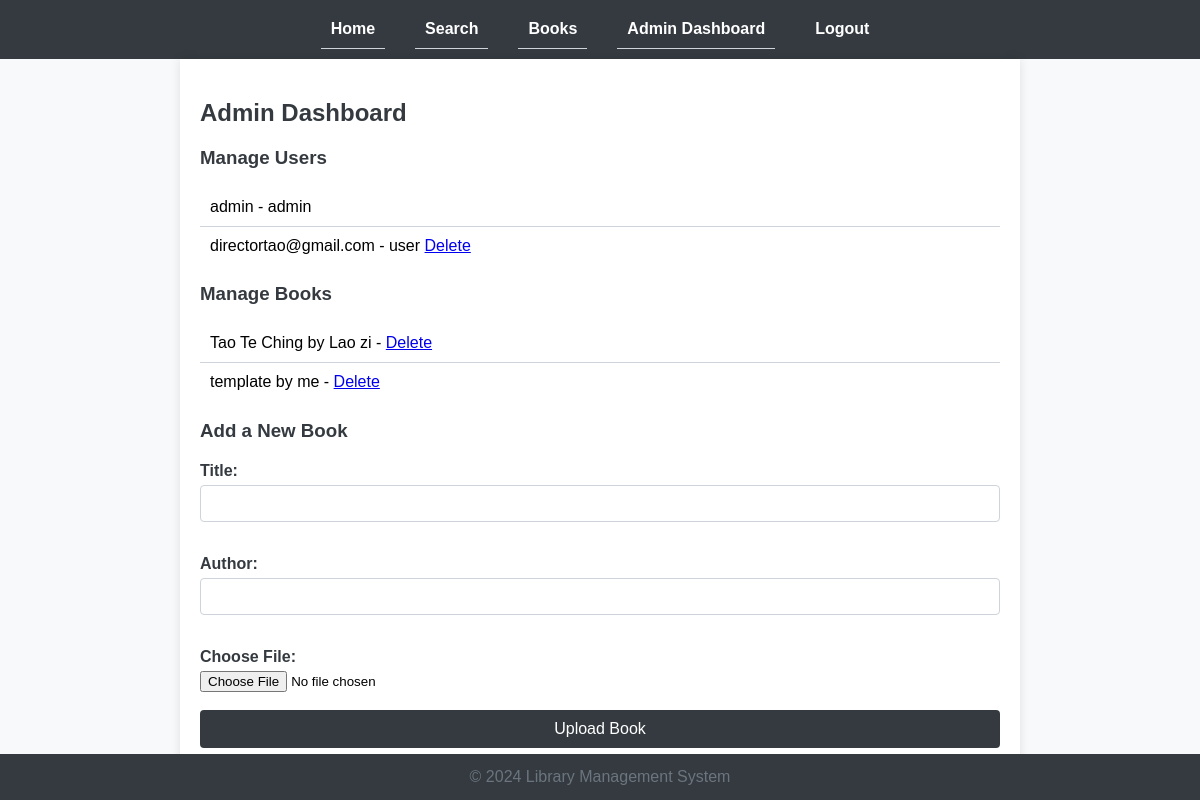
The page /admin (signed in) on the database its author committed.
### app/models.py (models this page shows)
class User(db.Model):
    id = db.Column(db.Integer, primary_key=True)
    username = db.Column(db.String(150), unique=True, nullable=False)
    password = db.Column(db.String(150), nullable=False)
    role = db.Column(db.String(50), nullable=False, default='user')
    reset_token = db.Column(db.String(32), nullable=True)

class Book(db.Model):
    id = db.Column(db.Integer, primary_key=True)
    title = db.Column(db.String(150), nullable=False)
    author = db.Column(db.String(150), nullable=False)
    file_path = db.Column(db.String(150), nullable=False)

### app/routes.py (the view)
@main.route('/admin')
@login_required
@admin_required
def admin_dashboard():
    users = User.query.all()
    books = Book.query.all()
    return render_template('admin/admin_dashboard.html', users=users, books=books)

### app/templates/admin/admin_dashboard.html (shortened to what this page needs)
{% extends "base.html" %}
{% block content %}
    <h2>Admin Dashboard</h2>
    <h3>Manage Users</h3>
    <ul>
        {% for user in users %}
            <li>{{ user.username }} - {{ user.role }}
                {% if user.role != 'admin' %}
                    <a href="{{ url_for('main.delete_user', user_id=user.id) }}">Delete</a>
                {% endif %}
            </li>
        {% endfor %}
    </ul>
    <h3>Manage Books</h3>
    <ul>
        {% for book in books %}
            <li>{{ book.title }} by {{ book.author }} -
                <a href="{{ url_for('main.delete_book', book_id=book.id) }}">Delete</a>
            </li>
        {% endfor %}
    </ul>
    <h3>Add a New Book</h3>
    <form method="post" action="{{ url_for('main.upload_book') }}" enctype="multipart/form-data">
        <label for="title">Title:</label>
        <input type="text" id="title" name="title" required>
        <br>
        <label for="author">Author:</label>
        <input type="text" id="author" name="author" required>
        <br>
        <label for="file">Choose File:</label>
        <input type="file" id="file" name="file" required>
        <br>
        <button type="submit">Upload Book</button>
    </form>
{% endblock %}

### app/static/css/styles.css (style rules this page uses)
body { font-family: Arial, sans-serif; margin: 0; padding: 0; background-color: #f8f9fa; }
h1, h2 { color: #343a40; }
form { display: flex; flex-direction: column; margin-top: 20px; }
form label { margin-bottom: 5px; color: #343a40; font-weight: bold; }
form input[type="text"], form input[type="password"], form input[type="email"] { padding: 10px; margin-bottom: 15px; border: 1px solid #ced4da; border-radius: 4px; }
form button { padding: 10px 20px; border: none; border-radius: 4px; background-color: #343a40; color: #ffffff; font-size: 16px; cursor: pointer; }
h3 { color: #343a40; }
ul { list-style-type: none; padding: 0; }
ul li { padding: 10px; border-bottom: 1px solid #ced4da; }
ul li:last-child { border-bottom: none; }

### rows shown on the page
User: username "admin", role "admin"
User: username "directortao@gmail.com", role "user"
Book: title "Tao Te Ching", author "Lao zi"
Book: title "template", author "me"
